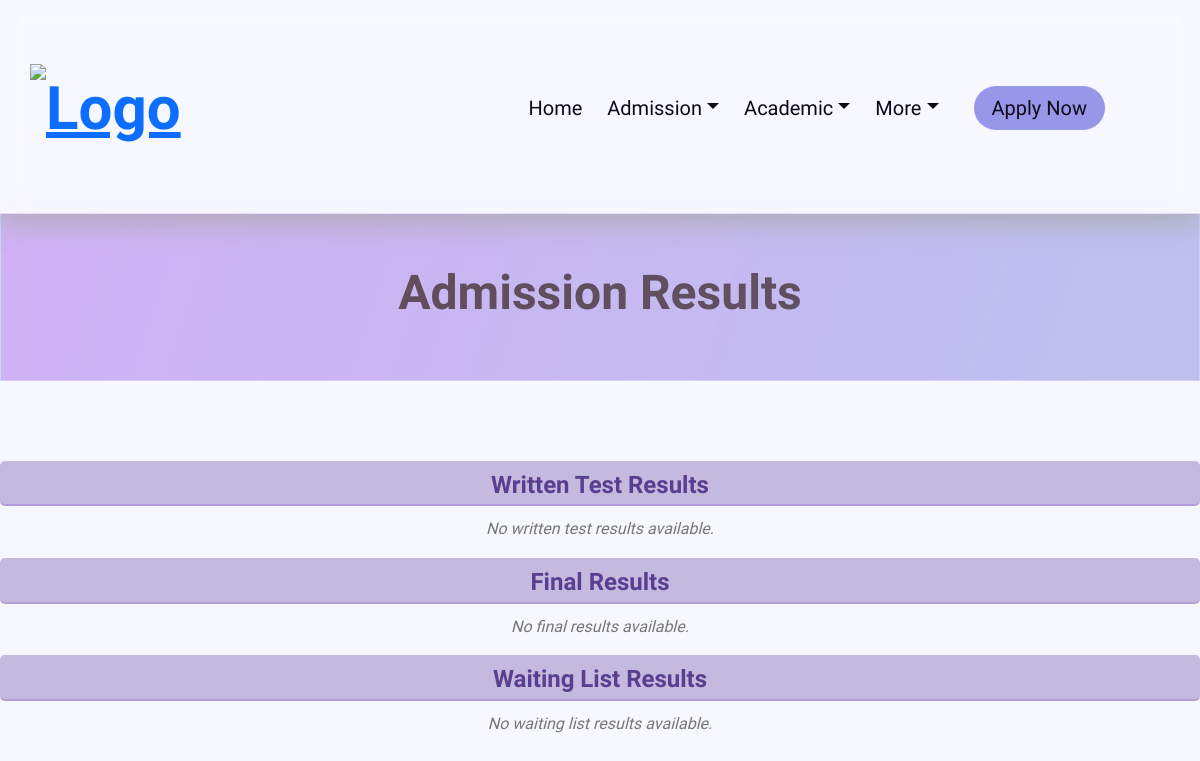
The page /aca/admission-results/ on the database as committed earlier.
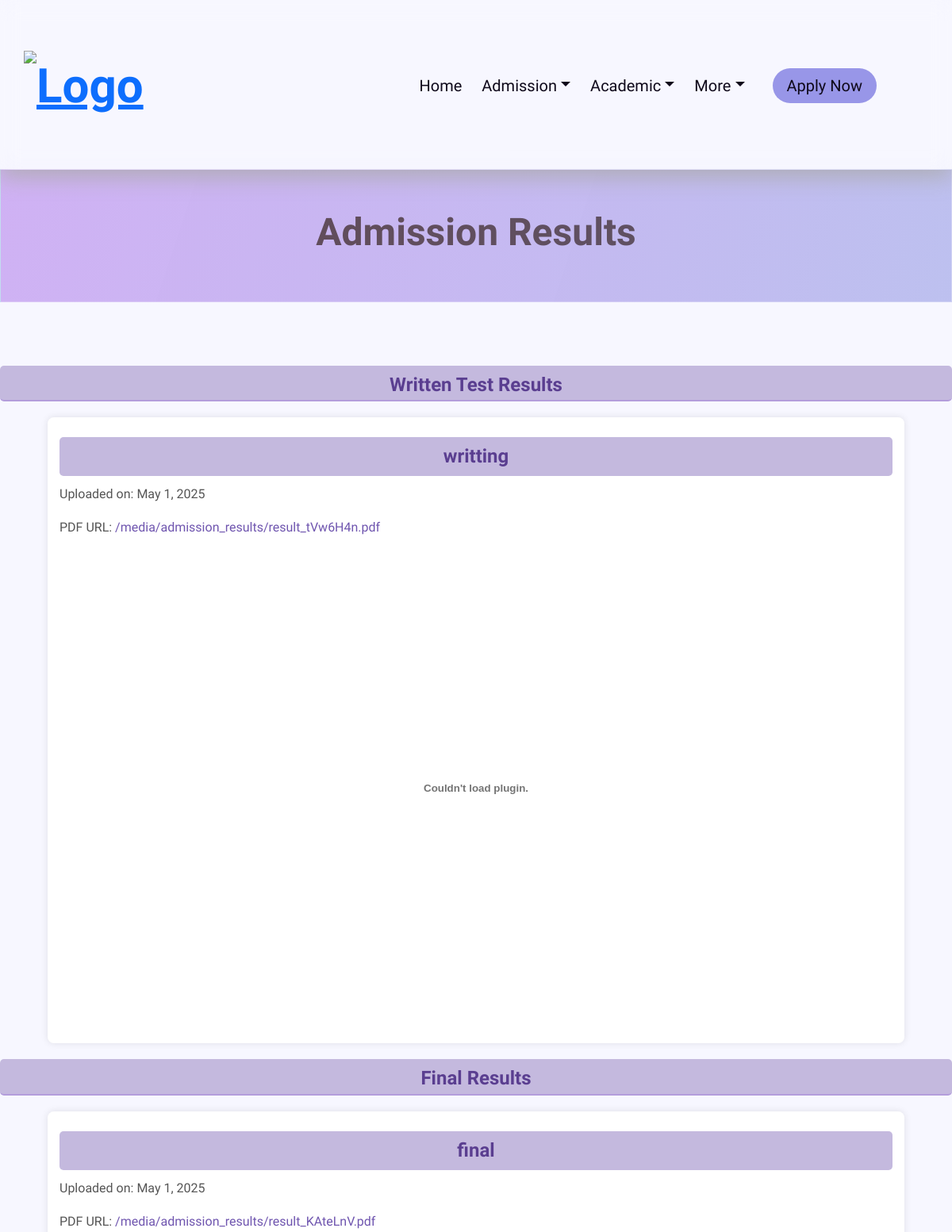
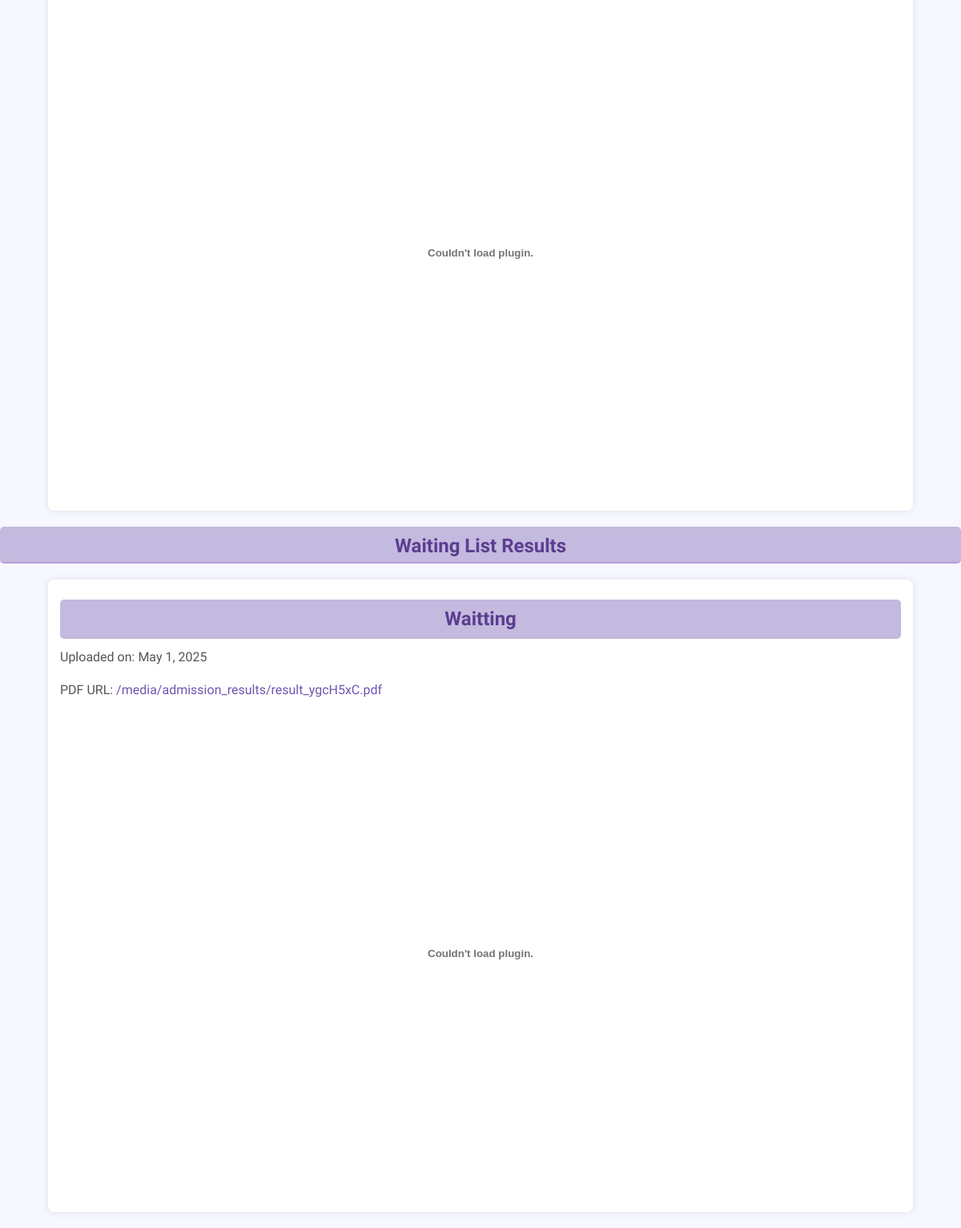
The same page on the database as committed later (2 pictures, top to bottom).
### academics/models.py (models this page shows, shortened)
class AdmissionResult(models.Model):
    CATEGORY_CHOICES = [
        ('written', 'Written Test'),
        ('final', 'Final Result'),
        ('waiting', 'Waiting List'),
    ]
    title = models.CharField(max_length=255)
    pdf_file = models.FileField(upload_to='admission_results/')
    category = models.CharField(max_length=20, choices=CATEGORY_CHOICES, default='written')
    upload_date = models.DateField(auto_now_add=True)
    image = models.ImageField(upload_to='admission_results/images/', null=True, blank=True)  # New Image Field

### academics/views.py (the view)
# urls.py: path('admission-results/', views.admission_result_view, name='admission_results'),
def admission_result_view(request):
    written_results = AdmissionResult.objects.filter(category='written')
    final_results = AdmissionResult.objects.filter(category='final')
    waiting_results = AdmissionResult.objects.filter(category='waiting')
    return render(request, 'admission_result.html', {
        'written_results': written_results,
        'final_results': final_results,
        'waiting_results': waiting_results,
    })

### templates/admission_result.html (shortened to what this page needs)
{% extends "base.html" %}
{% load static %}
{% block head %}
<link rel="stylesheet" href="{% static 'css/admission_result.css' %}">
    <link rel="stylesheet" href="{% static 'css/global.css' %}">
{% endblock %}
{% block content %}
    <div class="banner-global">
    <h1 class="gradient-text-global-big-size">Admission Results</h1>
    </div>
    <h2 class="text">Written Test Results</h2>
    {% if written_results %}
        {% for pdf in written_results %}
            <div class="pdf-container">
                <h3 class="text">{{ pdf.title }}</h3>
                <p>Uploaded on: {{ pdf.upload_date }}</p>
                <p>PDF URL: <a href="{{ pdf.pdf_file.url }}" target="_blank">{{ pdf.pdf_file.url }}</a></p>
                <embed src="{{ pdf.pdf_file.url }}" type="application/pdf" width="100%" height="600px" />
            </div>
        {% endfor %}
    {% else %}
        <p class="no-results">No written test results available.</p>
    {% endif %}
    <h2 class="text">Final Results</h2>
    {% if final_results %}
        {% for pdf in final_results %}
            <div class="pdf-container">
                <h3 class="text">{{ pdf.title }}</h3>
                <p>Uploaded on: {{ pdf.upload_date }}</p>
                <p>PDF URL: <a href="{{ pdf.pdf_file.url }}" target="_blank">{{ pdf.pdf_file.url }}</a></p>
                <embed src="{{ pdf.pdf_file.url }}" type="application/pdf" width="100%" height="600px" />
            </div>
        {% endfor %}
    {% else %}
        <p class="no-results">No final results available.</p>
    {% endif %}
    <h2 class="text">Waiting List Results</h2>
    {% if waiting_results %}
        {% for pdf in waiting_results %}
            <div class="pdf-container">
                <h3 class="text">{{ pdf.title }}</h3>
                <p>Uploaded on: {{ pdf.upload_date }}</p>
                <p>PDF URL: <a href="{{ pdf.pdf_file.url }}" target="_blank">{{ pdf.pdf_file.url }}</a></p>
                <embed src="{{ pdf.pdf_file.url }}" type="application/pdf" width="100%" height="600px" />
            </div>
        {% endfor %}
    {% else %}
        <p class="no-results">No waiting list results available.</p>
    {% endif %}
{% endblock %}

Rows that differ between the two databases and show on the page:
added AdmissionResult: title "writting", upload_date "May 1, 2025", pdf_file "/media/admission_results/result_tVw6H4n.pdf", shown under "Written Test Results"
added AdmissionResult: title "final", upload_date "May 1, 2025", pdf_file "/media/admission_results/result_KAteLnV.pdf", shown under "Final Results"
added AdmissionResult: title "Waitting", upload_date "May 1, 2025", pdf_file "/media/admission_results/result_ygcH5xC.pdf", shown under "Waiting List Results"
Other text that changed with them:
text no longer shown: "No written test results available. No final results available. No waiting list results available."
